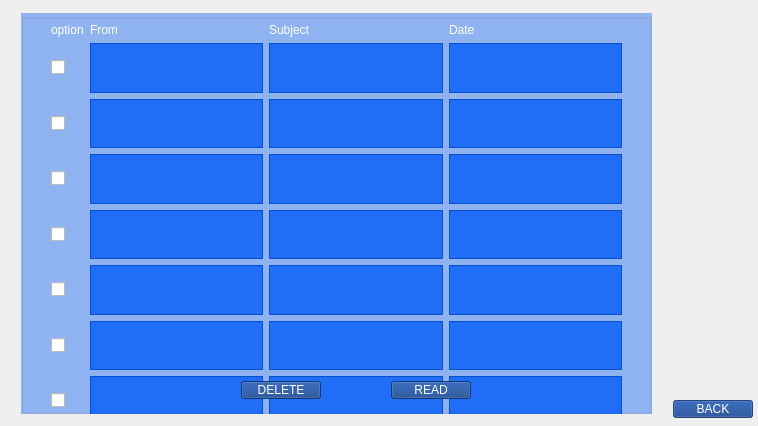
<?xml version="1.0" encoding="UTF-8"?>
<ui version="4.0">
 <class>ReceUI</class>
 <widget class="QWidget" name="ReceUI">
  <property name="geometry">
   <rect>
    <x>0</x>
    <y>0</y>
    <width>758</width>
    <height>426</height>
   </rect>
  </property>
  <property name="windowTitle">
   <string>Form</string>
  </property>
  <property name="styleSheet">
   <string notr="true">background-image: url(:/new/prefix1/1.jpg);</string>
  </property>
  <widget class="QGroupBox" name="sending">
   <property name="geometry">
    <rect>
     <x>21</x>
     <y>13</y>
     <width>631</width>
     <height>401</height>
    </rect>
   </property>
   <property name="styleSheet">
    <string notr="true">#sending{background-color: rgba(0, 93, 250, 100);}</string>
   </property>
   <property name="title">
    <string/>
   </property>
   <widget class="QWidget" name="gridLayoutWidget">
    <property name="geometry">
     <rect>
      <x>30</x>
      <y>10</y>
      <width>571</width>
      <height>514</height>
     </rect>
    </property>
    <layout class="QGridLayout" name="gridLayout">
     <item row="0" column="2">
      <widget class="QLabel" name="label_7">
       <property name="styleSheet">
        <string notr="true">font: 12pt &quot;Comic Sans MS&quot;;
color: rgb(255, 255, 255);</string>
       </property>
       <property name="text">
        <string>Subject</string>
       </property>
       <property name="textFormat">
        <enum>Qt::RichText</enum>
       </property>
       <property name="scaledContents">
        <bool>false</bool>
       </property>
       <property name="wordWrap">
        <bool>false</bool>
       </property>
       <property name="openExternalLinks">
        <bool>false</bool>
       </property>
      </widget>
     </item>
     <item row="7" column="1">
      <widget class="QTextBrowser" name="textBrowser_15">
       <property name="styleSheet">
        <string notr="true">background-color: rgba(1, 91, 249, 200);</string>
       </property>
      </widget>
     </item>
     <item row="3" column="0">
      <widget class="QCheckBox" name="checkBox">
       <property name="text">
        <string/>
       </property>
      </widget>
     </item>
     <item row="8" column="3">
      <widget class="QTextBrowser" name="textBrowser_16">
       <property name="styleSheet">
        <string notr="true">background-color: rgba(1, 91, 249, 200);</string>
       </property>
      </widget>
     </item>
     <item row="2" column="0">
      <widget class="QCheckBox" name="checkBox_8">
       <property name="text">
        <string/>
       </property>
      </widget>
     </item>
     <item row="5" column="2">
      <widget class="QTextBrowser" name="textBrowser_9">
       <property name="styleSheet">
        <string notr="true">background-color: rgba(1, 91, 249, 200);</string>
       </property>
      </widget>
     </item>
     <item row="7" column="2">
      <widget class="QTextBrowser" name="textBrowser_14">
       <property name="styleSheet">
        <string notr="true">background-color: rgba(1, 91, 249, 200);</string>
       </property>
      </widget>
     </item>
     <item row="4" column="0">
      <widget class="QCheckBox" name="checkBox_2">
       <property name="text">
        <string/>
       </property>
      </widget>
     </item>
     <item row="3" column="1">
      <widget class="QTextBrowser" name="textBrowser_3">
       <property name="styleSheet">
        <string notr="true">background-color: rgba(1, 91, 249, 200);</string>
       </property>
      </widget>
     </item>
     <item row="8" column="1">
      <widget class="QTextBrowser" name="textBrowser_18">
       <property name="styleSheet">
        <string notr="true">background-color: rgba(1, 91, 249, 200);</string>
       </property>
      </widget>
     </item>
     <item row="0" column="1">
      <widget class="QLabel" name="label_6">
       <property name="styleSheet">
        <string notr="true">font: 12pt &quot;Comic Sans MS&quot;;
color: rgb(255, 255, 255);</string>
       </property>
       <property name="text">
        <string>From</string>
       </property>
       <property name="textFormat">
        <enum>Qt::RichText</enum>
       </property>
       <property name="scaledContents">
        <bool>false</bool>
       </property>
       <property name="wordWrap">
        <bool>false</bool>
       </property>
       <property name="openExternalLinks">
        <bool>false</bool>
       </property>
      </widget>
     </item>
     <item row="3" column="3">
      <widget class="QTextBrowser" name="textBrowser">
       <property name="styleSheet">
        <string notr="true">background-color: rgba(1, 91, 249, 200);</string>
       </property>
      </widget>
     </item>
     <item row="2" column="1">
      <widget class="QTextBrowser" name="textBrowser_24">
       <property name="styleSheet">
        <string notr="true">background-color: rgba(1, 91, 249, 200);</string>
       </property>
      </widget>
     </item>
     <item row="6" column="0">
      <widget class="QCheckBox" name="checkBox_4">
       <property name="text">
        <string/>
       </property>
      </widget>
     </item>
     <item row="6" column="1">
      <widget class="QTextBrowser" name="textBrowser_12">
       <property name="styleSheet">
        <string notr="true">background-color: rgba(1, 91, 249, 200);</string>
       </property>
      </widget>
     </item>
     <item row="0" column="3">
      <widget class="QLabel" name="label_8">
       <property name="styleSheet">
        <string notr="true">font: 12pt &quot;Comic Sans MS&quot;;
color: rgb(255, 255, 255);</string>
       </property>
       <property name="text">
        <string>Date</string>
       </property>
       <property name="textFormat">
        <enum>Qt::RichText</enum>
       </property>
       <property name="scaledContents">
        <bool>false</bool>
       </property>
       <property name="wordWrap">
        <bool>false</bool>
       </property>
       <property name="openExternalLinks">
        <bool>false</bool>
       </property>
      </widget>
     </item>
     <item row="2" column="3">
      <widget class="QTextBrowser" name="textBrowser_22">
       <property name="styleSheet">
        <string notr="true">background-color: rgba(1, 91, 249, 200);</string>
       </property>
      </widget>
     </item>
     <item row="5" column="3">
      <widget class="QTextBrowser" name="textBrowser_8">
       <property name="styleSheet">
        <string notr="true">background-color: rgba(1, 91, 249, 200);</string>
       </property>
      </widget>
     </item>
     <item row="8" column="2">
      <widget class="QTextBrowser" name="textBrowser_17">
       <property name="styleSheet">
        <string notr="true">background-color: rgba(1, 91, 249, 200);</string>
       </property>
      </widget>
     </item>
     <item row="4" column="1">
      <widget class="QTextBrowser" name="textBrowser_6">
       <property name="styleSheet">
        <string notr="true">background-color: rgba(1, 91, 249, 200);</string>
       </property>
      </widget>
     </item>
     <item row="5" column="1">
      <widget class="QTextBrowser" name="textBrowser_7">
       <property name="styleSheet">
        <string notr="true">background-color: rgba(1, 91, 249, 200);</string>
       </property>
      </widget>
     </item>
     <item row="2" column="2">
      <widget class="QTextBrowser" name="textBrowser_23">
       <property name="styleSheet">
        <string notr="true">background-color: rgba(1, 91, 249, 200);</string>
       </property>
      </widget>
     </item>
     <item row="9" column="2">
      <widget class="QTextBrowser" name="textBrowser_20">
       <property name="styleSheet">
        <string notr="true">background-color: rgba(1, 91, 249, 200);</string>
       </property>
      </widget>
     </item>
     <item row="3" column="2">
      <widget class="QTextBrowser" name="textBrowser_2">
       <property name="styleSheet">
        <string notr="true">background-color: rgba(1, 91, 249, 200);</string>
       </property>
      </widget>
     </item>
     <item row="7" column="3">
      <widget class="QTextBrowser" name="textBrowser_13">
       <property name="styleSheet">
        <string notr="true">background-color: rgba(1, 91, 249, 200);</string>
       </property>
      </widget>
     </item>
     <item row="7" column="0">
      <widget class="QCheckBox" name="checkBox_5">
       <property name="text">
        <string/>
       </property>
      </widget>
     </item>
     <item row="0" column="0">
      <widget class="QLabel" name="label_5">
       <property name="styleSheet">
        <string notr="true">font: 12pt &quot;Comic Sans MS&quot;;
color: rgb(255, 255, 255);</string>
       </property>
       <property name="text">
        <string>option</string>
       </property>
       <property name="textFormat">
        <enum>Qt::RichText</enum>
       </property>
       <property name="scaledContents">
        <bool>false</bool>
       </property>
       <property name="wordWrap">
        <bool>false</bool>
       </property>
       <property name="openExternalLinks">
        <bool>false</bool>
       </property>
      </widget>
     </item>
     <item row="4" column="3">
      <widget class="QTextBrowser" name="textBrowser_4">
       <property name="styleSheet">
        <string notr="true">background-color: rgba(1, 91, 249, 200);</string>
       </property>
      </widget>
     </item>
     <item row="9" column="0">
      <widget class="QCheckBox" name="checkBox_7">
       <property name="text">
        <string/>
       </property>
      </widget>
     </item>
     <item row="8" column="0">
      <widget class="QCheckBox" name="checkBox_6">
       <property name="text">
        <string/>
       </property>
      </widget>
     </item>
     <item row="6" column="2">
      <widget class="QTextBrowser" name="textBrowser_11">
       <property name="styleSheet">
        <string notr="true">background-color: rgba(1, 91, 249, 200);</string>
       </property>
      </widget>
     </item>
     <item row="4" column="2">
      <widget class="QTextBrowser" name="textBrowser_5">
       <property name="styleSheet">
        <string notr="true">background-color: rgba(1, 91, 249, 200);</string>
       </property>
      </widget>
     </item>
     <item row="6" column="3">
      <widget class="QTextBrowser" name="textBrowser_10">
       <property name="styleSheet">
        <string notr="true">background-color: rgba(1, 91, 249, 200);</string>
       </property>
      </widget>
     </item>
     <item row="9" column="1">
      <widget class="QTextBrowser" name="textBrowser_21">
       <property name="styleSheet">
        <string notr="true">background-color: rgba(1, 91, 249, 200);</string>
       </property>
      </widget>
     </item>
     <item row="5" column="0">
      <widget class="QCheckBox" name="checkBox_3">
       <property name="text">
        <string/>
       </property>
      </widget>
     </item>
     <item row="9" column="3">
      <widget class="QTextBrowser" name="textBrowser_19">
       <property name="styleSheet">
        <string notr="true">background-color: rgba(1, 91, 249, 200);</string>
       </property>
      </widget>
     </item>
     <item row="1" column="1">
      <widget class="QTextBrowser" name="textBrowser_27">
       <property name="styleSheet">
        <string notr="true">background-color: rgba(1, 91, 249, 200);</string>
       </property>
      </widget>
     </item>
     <item row="1" column="2">
      <widget class="QTextBrowser" name="textBrowser_26">
       <property name="styleSheet">
        <string notr="true">background-color: rgba(1, 91, 249, 200);</string>
       </property>
      </widget>
     </item>
     <item row="1" column="3">
      <widget class="QTextBrowser" name="textBrowser_25">
       <property name="styleSheet">
        <string notr="true">background-color: rgba(1, 91, 249, 200);</string>
       </property>
      </widget>
     </item>
     <item row="1" column="0">
      <widget class="QCheckBox" name="checkBox_9">
       <property name="text">
        <string/>
       </property>
      </widget>
     </item>
    </layout>
   </widget>
   <widget class="QPushButton" name="pushButton_2">
    <property name="geometry">
     <rect>
      <x>370</x>
      <y>368</y>
      <width>80</width>
      <height>18</height>
     </rect>
    </property>
    <property name="styleSheet">
     <string notr="true">font: 700 9pt &quot;System&quot;;
background-color: rgba(12, 57, 134, 200);
color: rgb(255, 255, 255);</string>
    </property>
    <property name="text">
     <string>READ</string>
    </property>
   </widget>
   <widget class="QPushButton" name="pushButton_3">
    <property name="geometry">
     <rect>
      <x>220</x>
      <y>368</y>
      <width>80</width>
      <height>18</height>
     </rect>
    </property>
    <property name="styleSheet">
     <string notr="true">font: 700 9pt &quot;System&quot;;
background-color: rgba(12, 57, 134, 200);
color: rgb(255, 255, 255);</string>
    </property>
    <property name="text">
     <string>DELETE</string>
    </property>
   </widget>
  </widget>
  <widget class="QPushButton" name="pushButton_4">
   <property name="geometry">
    <rect>
     <x>673</x>
     <y>400</y>
     <width>80</width>
     <height>18</height>
    </rect>
   </property>
   <property name="styleSheet">
    <string notr="true">font: 700 9pt &quot;System&quot;;
background-color: rgba(12, 57, 134, 200);
color: rgb(255, 255, 255);</string>
   </property>
   <property name="text">
    <string>BACK</string>
   </property>
  </widget>
 </widget>
 <resources/>
 <connections/>
</ui>
